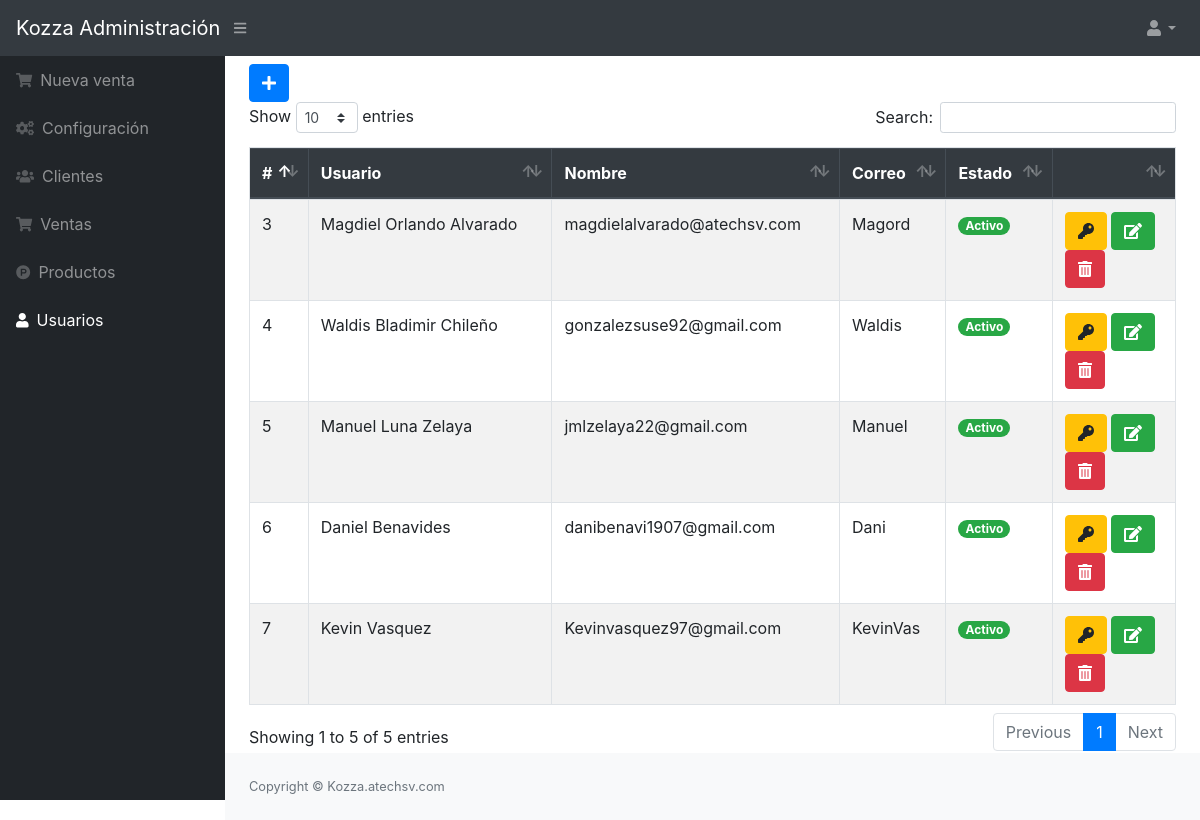
The app's page /src/usuarios.php (signed in) with its own data.
### tables this page shows
CREATE TABLE `usuario` (
  `idusuario` int(11) NOT NULL,
  `nombre` varchar(100) NOT NULL,
  `correo` varchar(100) NOT NULL,
  `usuario` varchar(20) NOT NULL,
  `clave` varchar(50) NOT NULL,
  `estado` int(11) NOT NULL DEFAULT 1
);

### src/usuarios.php (the view, shortened to what this page needs)
<?php include_once "includes/header.php";
?>
<button class="btn btn-primary" type="button" data-toggle="modal" data-target="#nuevo_usuario"><i class="fas fa-plus"></i></button>
<div class="table-responsive">
    <table class="table table-hover table-striped table-bordered mt-2" id="tbl">
        <thead class="thead-dark">
            <tr>
                <th>#</th>
                <th>Usuario</th>
                <th>Nombre</th>
                <th>Correo</th>
                <th>Estado</th>
                <th></th>
            </tr>
        </thead>
        <tbody>
            <?php
            include "../conexion.php";
            $query = mysqli_query($conexion, "SELECT * FROM usuario ORDER BY estado DESC");
            $result = mysqli_num_rows($query);
            if ($result > 0) {
                while ($data = mysqli_fetch_assoc($query)) {
                    if ($data['estado'] == 1) {
                        $estado = '<span class="badge badge-pill badge-success">Activo</span>';
                    } else {
                        $estado = '<span class="badge badge-pill badge-danger">Inactivo</span>';
                    }
            ?>
                    <tr>
                        <td><?php echo $data['idusuario']; ?></td>
                        <td><?php echo $data['nombre']; ?></td>
                        <td><?php echo $data['correo']; ?></td>
                        <td><?php echo $data['usuario']; ?></td>
                        <td><?php echo $estado; ?></td>
                        <td>
                            <?php if ($data['estado'] == 1) { ?>
                                <a href="rol.php?id=<?php echo $data['idusuario']; ?>" class="btn btn-warning"><i class='fas fa-key'></i></a>
                                <a href="editar_usuario.php?id=<?php echo $data['idusuario']; ?>" class="btn btn-success"><i class='fas fa-edit'></i></a>
                                <form action="eliminar_usuario.php?id=<?php echo $data['idusuario']; ?>" method="post" class="confirmar d-inline">
                                    <button class="btn btn-danger" type="submit"><i class='fas fa-trash-alt'></i> </button>
                                </form>
                            <?php } ?>
                        </td>
                    </tr>
            <?php }
            } ?>
        </tbody>
    </table>
</div>
<?php include_once "includes/footer.php"; ?>

### src/includes/header.php (shortened to what this page needs)
<!DOCTYPE html>
<html lang="en">
<head>
    <link href="../assets/css/styles.css" rel="stylesheet" />
    <link href="../assets/css/dataTables.bootstrap4.min.css" rel="stylesheet" />
    <link rel="stylesheet" href="../assets/js/jquery-ui/jquery-ui.min.css">
</head>
<body class="sb-nav-fixed">
    <nav class="sb-topnav navbar navbar-expand navbar-dark bg-dark">
        <a class="navbar-brand" href="index.php">Kozza Administración</a>
        <button class="btn btn-link btn-sm order-1 order-lg-0" id="sidebarToggle" href="#"><i class="fas fa-bars"></i></button>
        <ul class="navbar-nav ml-auto">
            <li class="nav-item dropdown">
                <a class="nav-link dropdown-toggle" id="userDropdown" href="#" role="button" data-toggle="dropdown" aria-haspopup="true" aria-expanded="false"><i class="fas fa-user fa-fw"></i></a>
            </li>
        </ul>
    </nav>
    <div id="layoutSidenav">
        <div id="layoutSidenav_nav">
            <nav class="sb-sidenav accordion sb-sidenav-dark" id="sidenavAccordion">
                <div class="sb-sidenav-menu">
                    <div class="nav">
                        <a class="nav-link" href="ventas.php">
                            <div class="sb-nav-link-icon"><i class="fas fa-shopping-cart"></i></div>
                            Nueva venta
                        </a>
                        <a class="nav-link" href="config.php">
                            <div class="sb-nav-link-icon"><i class="fas fa-cogs"></i></div>
                            Configuración
                        </a>
                        <a class="nav-link" href="clientes.php">
                            <div class="sb-nav-link-icon"><i class="fas fa-users"></i></div>
                            Clientes
                        </a>
                        <a class="nav-link" href="lista_ventas.php">
                            <div class="sb-nav-link-icon"><i class="fas fa-shopping-cart"></i></div>
                            Ventas
                        </a>
                        <a class="nav-link" href="productos.php">
                            <div class="sb-nav-link-icon"><i class="fab fa-product-hunt"></i></div>
                            Productos
                        </a>
                        <a class="nav-link" href="usuarios.php">
                            <div class="sb-nav-link-icon"><i class="fas fa-user"></i></div>
                            Usuarios
                        </a>
                    </div>
                </div>
            </nav>
        </div>
        <div id="layoutSidenav_content">
            <main>
                <div class="container-fluid mt-2">

### src/includes/footer.php (shortened to what this page needs)
</div>
</main>
<footer class="py-4 bg-light mt-auto">
    <div class="container-fluid">
        <div class="d-flex align-items-center justify-content-between small">
            <div class="text-muted">Copyright &copy; Kozza.atechsv.com</div>
        </div>
    </div>
</footer>
</div>
</div>
</body>
</html>

### records on screen
usuario: idusuario "3", nombre "Magdiel Orlando Alvarado", correo "magdielalvarado@atechsv.com", usuario "Magord", estado "Activo"
usuario: idusuario "4", nombre "Waldis Bladimir Chileño", correo "gonzalezsuse92@gmail.com", usuario "Waldis", estado "Activo"
usuario: idusuario "5", nombre "Manuel Luna Zelaya", correo "jmlzelaya22@gmail.com", usuario "Manuel", estado "Activo"
usuario: idusuario "6", nombre "Daniel Benavides", correo "danibenavi1907@gmail.com", usuario "Dani", estado "Activo"
usuario: idusuario "7", nombre "Kevin Vasquez", correo "Kevinvasquez97@gmail.com", usuario "KevinVas", estado "Activo"
